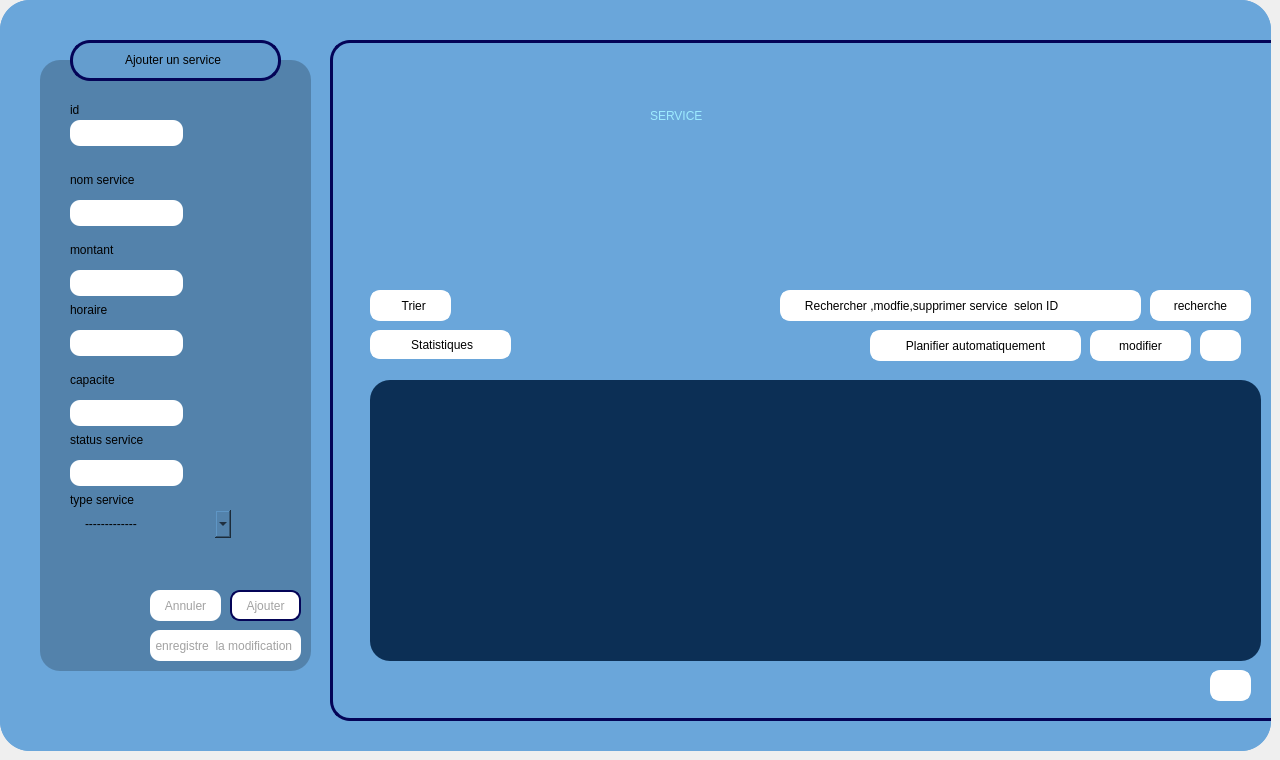
    <widget class="QWidget" name="page_service">
     <widget class="QWidget" name="Formateur_6" native="true">
      <property name="geometry">
       <rect>
        <x>0</x>
        <y>0</y>
        <width>1271</width>
        <height>751</height>
       </rect>
      </property>
      <property name="maximumSize">
       <size>
        <width>2000</width>
        <height>2000</height>
       </size>
      </property>
      <property name="baseSize">
       <size>
        <width>1000</width>
        <height>1000</height>
       </size>
      </property>
      <property name="mouseTracking">
       <bool>false</bool>
      </property>
      <property name="tabletTracking">
       <bool>false</bool>
      </property>
      <property name="autoFillBackground">
       <bool>false</bool>
      </property>
      <property name="styleSheet">
       <string notr="true">background-color: rgb(106, 166, 218);

border-radius:30px;</string>
      </property>
      <widget class="QWidget" name="Formateur_12" native="true">
       <property name="geometry">
        <rect>
         <x>0</x>
         <y>0</y>
         <width>1271</width>
         <height>751</height>
        </rect>
       </property>
       <property name="maximumSize">
        <size>
         <width>2000</width>
         <height>2000</height>
        </size>
       </property>
       <property name="baseSize">
        <size>
         <width>1000</width>
         <height>1000</height>
        </size>
       </property>
       <property name="mouseTracking">
        <bool>false</bool>
       </property>
       <property name="tabletTracking">
        <bool>false</bool>
       </property>
       <property name="autoFillBackground">
        <bool>false</bool>
       </property>
       <property name="styleSheet">
        <string notr="true">background-color: rgb(106, 166, 218);

border-radius:30px;</string>
       </property>
       <widget class="QFrame" name="frame_41">
        <property name="geometry">
         <rect>
          <x>330</x>
          <y>40</y>
          <width>1001</width>
          <height>681</height>
         </rect>
        </property>
        <property name="styleSheet">
         <string notr="true">border: 3px solid #040457;
border-radius:20px;
</string>
        </property>
        <property name="frameShape">
         <enum>QFrame::Shape::NoFrame</enum>
        </property>
        <widget class="QPushButton" name="pushButton_87">
         <property name="geometry">
          <rect>
           <x>880</x>
           <y>630</y>
           <width>41</width>
           <height>31</height>
          </rect>
         </property>
         <property name="styleSheet">
          <string notr="true">QPushButton{
background-color: rgb(255, 255, 255);
border-radius:10px;
border: 3px solid #ffffff;
}
QPushButton:hover{
	background-color: rgb(220, 220, 220);
	color: rgb(90, 90, 90);

	border-radius:10px;
}
</string>
         </property>
         <property name="text">
          <string/>
         </property>
         <property name="icon">
          <iconset>
           <normaloff>:/img/download.png</normaloff>:/img/download.png</iconset>
         </property>
        </widget>
        <widget class="QLabel" name="label_15">
         <property name="geometry">
          <rect>
           <x>320</x>
           <y>50</y>
           <width>331</width>
           <height>51</height>
          </rect>
         </property>
         <property name="styleSheet">
          <string notr="true">background-color: rgb(106, 166, 218);
color: rgb(83, 130, 171);
color: rgb(157, 235, 255);
border: none;
font: 30pt &quot;Rockwell&quot;;</string>
         </property>
         <property name="text">
          <string>SERVICE</string>
         </property>
        </widget>
        <widget class="QLineEdit" name="id2">
         <property name="geometry">
          <rect>
           <x>450</x>
           <y>250</y>
           <width>361</width>
           <height>31</height>
          </rect>
         </property>
         <property name="styleSheet">
          <string notr="true">background-color: rgb(255, 255, 255);
border-radius:10px;
border: 3px solid #ffffff;
color:balck;</string>
         </property>
         <property name="text">
          <string/>
         </property>
         <property name="placeholderText">
          <string>      Rechercher ,modfie,supprimer service  selon ID</string>
         </property>
        </widget>
        <widget class="QPushButton" name="pushButton_89">
         <property name="geometry">
          <rect>
           <x>820</x>
           <y>250</y>
           <width>101</width>
           <height>31</height>
          </rect>
         </property>
         <property name="styleSheet">
          <string notr="true">QPushButton{
background-color: rgb(255, 255, 255);
border-radius:10px;
border: 3px solid #ffffff;
color:black;
}
QPushButton:hover{
	background-color: rgb(220, 220, 220);
	color: rgb(90, 90, 90);

	border-radius:10px;
}
</string>
         </property>
         <property name="text">
          <string>recherche</string>
         </property>
         <property name="icon">
          <iconset>
           <normaloff>:/img/glass.png</normaloff>:/img/glass.png</iconset>
         </property>
         <property name="iconSize">
          <size>
           <width>20</width>
           <height>20</height>
          </size>
         </property>
        </widget>
        <widget class="QPushButton" name="pushButton_stat_13">
         <property name="geometry">
          <rect>
           <x>40</x>
           <y>290</y>
           <width>141</width>
           <height>29</height>
          </rect>
         </property>
         <property name="styleSheet">
          <string notr="true">QPushButton{
background-color: rgb(255, 255, 255);
border-radius:10px;
border: 3px solid #ffffff;
color:black;
}
QPushButton:hover{
	background-color: rgb(220, 220, 220);
	color: rgb(90, 90, 90);

	border-radius:10px;
}
</string>
         </property>
         <property name="text">
          <string> Statistiques</string>
         </property>
         <property name="icon">
          <iconset>
           <normaloff>:/img/stat.png</normaloff>:/img/stat.png</iconset>
         </property>
        </widget>
        <widget class="QPushButton" name="pushButton_91">
         <property name="geometry">
          <rect>
           <x>540</x>
           <y>290</y>
           <width>211</width>
           <height>31</height>
          </rect>
         </property>
         <property name="styleSheet">
          <string notr="true">QPushButton{
background-color: rgb(255, 255, 255);
border-radius:10px;
border: 3px solid #ffffff;
color:black;
}
QPushButton:hover{
	background-color: rgb(220, 220, 220);
	color: rgb(90, 90, 90);

	border-radius:10px;
}
</string>
         </property>
         <property name="text">
          <string>Planifier automatiquement</string>
         </property>
        </widget>
        <widget class="QPushButton" name="pushButton_90">
         <property name="geometry">
          <rect>
           <x>760</x>
           <y>290</y>
           <width>101</width>
           <height>31</height>
          </rect>
         </property>
         <property name="styleSheet">
          <string notr="true">QPushButton{
background-color: rgb(255, 255, 255);
border-radius:10px;
border: 3px solid #ffffff;
color:black;
}
QPushButton:hover{
	background-color: rgb(220, 220, 220);
	color: rgb(90, 90, 90);

	border-radius:10px;
}
</string>
         </property>
         <property name="text">
          <string>modifier</string>
         </property>
         <property name="autoRepeatInterval">
          <number>97</number>
         </property>
        </widget>
        <widget class="QPushButton" name="pushButton_92">
         <property name="geometry">
          <rect>
           <x>870</x>
           <y>290</y>
           <width>41</width>
           <height>31</height>
          </rect>
         </property>
         <property name="styleSheet">
          <string notr="true">QPushButton{
background-color: rgb(255, 255, 255);
border-radius:10px;
border:2px solid rgb(255, 255, 255)   ;
color:black;
}
QPushButton:hover{
	background-color: #ff0004;
	color: white;
    border:2px solid #ff0004 ;
	border-radius:10px  ;
}</string>
         </property>
         <property name="text">
          <string/>
         </property>
         <property name="icon">
          <iconset>
           <normaloff>:/img/poubelle.png</normaloff>:/img/poubelle.png</iconset>
         </property>
        </widget>
        <widget class="QPushButton" name="pushButton_86">
         <property name="geometry">
          <rect>
           <x>40</x>
           <y>250</y>
           <width>81</width>
           <height>31</height>
          </rect>
         </property>
         <property name="styleSheet">
          <string notr="true">QPushButton{
background-color: rgb(255, 255, 255);
border-radius:10px;
border: 3px solid #ffffff;
color:black;
}
QPushButton:hover{
	background-color: rgb(220, 220, 220);
	color: rgb(90, 90, 90);

	border-radius:10px;
}
</string>
         </property>
         <property name="text">
          <string>  Trier</string>
         </property>
         <property name="icon">
          <iconset>
           <normaloff>:/img/trie.png</normaloff>:/img/trie.png</iconset>
         </property>
         <property name="autoRepeatInterval">
          <number>97</number>
         </property>
        </widget>
        <widget class="QTableView" name="table">
         <property name="geometry">
          <rect>
           <x>40</x>
           <y>340</y>
           <width>891</width>
           <height>281</height>
          </rect>
         </property>
         <property name="styleSheet">
          <string notr="true">border:0px ;
background-color: rgb(12, 47, 85);</string>
         </property>
        </widget>
       </widget>
       <widget class="QFrame" name="frame_8">
        <property name="geometry">
         <rect>
          <x>70</x>
          <y>40</y>
          <width>211</width>
          <height>41</height>
         </rect>
        </property>
        <property name="styleSheet">
         <string notr="true">background-color: rgb(100, 157, 206);
border: 3px solid #040457;
border-radius:20px;</string>
        </property>
        <property name="frameShape">
         <enum>QFrame::Shape::NoFrame</enum>
        </property>
        <widget class="QLabel" name="label_embauhe_29">
         <property name="geometry">
          <rect>
           <x>50</x>
           <y>10</y>
           <width>121</width>
           <height>20</height>
          </rect>
         </property>
         <property name="styleSheet">
          <string notr="true">background-color: rgb(100, 157, 206);
border: 2px solid #649dce;
</string>
         </property>
         <property name="text">
          <string>Ajouter un service</string>
         </property>
        </widget>
       </widget>
       <widget class="QFrame" name="frame_7">
        <property name="geometry">
         <rect>
          <x>40</x>
          <y>60</y>
          <width>271</width>
          <height>611</height>
         </rect>
        </property>
        <property name="styleSheet">
         <string notr="true">
background-color: rgb(83, 130, 171);
border-radius:20px;

</string>
        </property>
        <property name="frameShape">
         <enum>QFrame::Shape::NoFrame</enum>
        </property>
        <widget class="QLineEdit" name="id_line">
         <property name="geometry">
          <rect>
           <x>30</x>
           <y>60</y>
           <width>113</width>
           <height>26</height>
          </rect>
         </property>
         <property name="styleSheet">
          <string notr="true">background-color: rgb(255, 255, 255);
border-radius:10px;
color:black;
</string>
         </property>
         <property name="text">
          <string/>
         </property>
         <property name="maxLength">
          <number>8</number>
         </property>
        </widget>
        <widget class="QLabel" name="label_prenom_27">
         <property name="geometry">
          <rect>
           <x>30</x>
           <y>180</y>
           <width>63</width>
           <height>20</height>
          </rect>
         </property>
         <property name="text">
          <string>montant</string>
         </property>
        </widget>
        <widget class="QLabel" name="label_cin_26">
         <property name="geometry">
          <rect>
           <x>30</x>
           <y>40</y>
           <width>31</width>
           <height>20</height>
          </rect>
         </property>
         <property name="text">
          <string>id </string>
         </property>
        </widget>
        <widget class="QLabel" name="label_cin_27">
         <property name="geometry">
          <rect>
           <x>30</x>
           <y>110</y>
           <width>111</width>
           <height>20</height>
          </rect>
         </property>
         <property name="text">
          <string>nom service</string>
         </property>
        </widget>
        <widget class="QLabel" name="label_embauhe_5">
         <property name="geometry">
          <rect>
           <x>30</x>
           <y>400</y>
           <width>131</width>
           <height>20</height>
          </rect>
         </property>
         <property name="text">
          <string/>
         </property>
        </widget>
        <widget class="QLabel" name="label_contact_35">
         <property name="geometry">
          <rect>
           <x>30</x>
           <y>240</y>
           <width>191</width>
           <height>20</height>
          </rect>
         </property>
         <property name="text">
          <string>horaire</string>
         </property>
        </widget>
        <widget class="QLabel" name="label_contact_36">
         <property name="geometry">
          <rect>
           <x>30</x>
           <y>310</y>
           <width>191</width>
           <height>20</height>
          </rect>
         </property>
         <property name="text">
          <string>capacite</string>
         </property>
        </widget>
        <widget class="QPushButton" name="pushButton_ANNULER_3">
         <property name="geometry">
          <rect>
           <x>110</x>
           <y>530</y>
           <width>71</width>
           <height>31</height>
          </rect>
         </property>
         <property name="styleSheet">
          <string notr="true">QPushButton{
background-color: rgb(255, 255, 255);
color: rgb(162, 162, 162);
border-radius:10px;
}
QPushButton:hover{
	background-color: rgb(162, 162, 162);
	color: rgb(255, 255, 255);
}



</string>
         </property>
         <property name="text">
          <string>Annuler</string>
         </property>
        </widget>
        <widget class="QPushButton" name="pushButton_AJOUTER_3">
         <property name="geometry">
          <rect>
           <x>190</x>
           <y>530</y>
           <width>71</width>
           <height>31</height>
          </rect>
         </property>
         <property name="styleSheet">
          <string notr="true">QPushButton{
background-color: rgb(255, 255, 255);
color: rgb(162, 162, 162);
border-radius:10px;
border:2px solid rgb(4, 4, 87) ;
}
QPushButton:hover{
	background-color: rgb(162, 162, 162);
	color: rgb(255, 255, 255);
}




</string>
         </property>
         <property name="text">
          <string>Ajouter</string>
         </property>
        </widget>
        <widget class="QLabel" name="label_contact_37">
         <property name="geometry">
          <rect>
           <x>30</x>
           <y>370</y>
           <width>191</width>
           <height>20</height>
          </rect>
         </property>
         <property name="text">
          <string>status service</string>
         </property>
        </widget>
        <widget class="QLabel" name="label_contact_38">
         <property name="geometry">
          <rect>
           <x>30</x>
           <y>430</y>
           <width>191</width>
           <height>20</height>
          </rect>
         </property>
         <property name="text">
          <string>type service</string>
         </property>
        </widget>
        <widget class="QComboBox" name="type_combo">
         <property name="geometry">
          <rect>
           <x>40</x>
           <y>450</y>
           <width>151</width>
           <height>28</height>
          </rect>
         </property>
         <property name="styleSheet">
          <string notr="true">border-radius:5px ;
border:solid 2px ;</string>
         </property>
         <item>
          <property name="text">
           <string>-------------</string>
          </property>
         </item>
         <item>
          <property name="text">
           <string>service de  sante</string>
          </property>
         </item>
         <item>
          <property name="text">
           <string>service de transporte</string>
          </property>
         </item>
         <item>
          <property name="text">
           <string>service de resturation</string>
          </property>
         </item>
         <item>
          <property name="text">
           <string>service de sport</string>
          </property>
         </item>
        </widget>
        <widget class="QLineEdit" name="nom_line">
         <property name="geometry">
          <rect>
           <x>30</x>
           <y>140</y>
           <width>113</width>
           <height>26</height>
          </rect>
         </property>
         <property name="styleSheet">
          <string notr="true">background-color: rgb(255, 255, 255);
border-radius:10px;
color:black;
</string>
         </property>
         <property name="text">
          <string/>
         </property>
         <property name="maxLength">
          <number>8</number>
         </property>
        </widget>
        <widget class="QLineEdit" name="montant_line">
         <property name="geometry">
          <rect>
           <x>30</x>
           <y>210</y>
           <width>113</width>
           <height>26</height>
          </rect>
         </property>
         <property name="styleSheet">
          <string notr="true">background-color: rgb(255, 255, 255);
border-radius:10px;
color:black;
</string>
         </property>
         <property name="text">
          <string/>
         </property>
         <property name="maxLength">
          <number>8</number>
         </property>
        </widget>
        <widget class="QLineEdit" name="capacite_line">
         <property name="geometry">
          <rect>
           <x>30</x>
           <y>340</y>
           <width>113</width>
           <height>26</height>
          </rect>
         </property>
         <property name="styleSheet">
          <string notr="true">background-color: rgb(255, 255, 255);
border-radius:10px;
color:black;
</string>
         </property>
         <property name="text">
          <string/>
         </property>
         <property name="maxLength">
          <number>8</number>
         </property>
        </widget>
        <widget class="QLineEdit" name="status_line">
         <property name="geometry">
          <rect>
           <x>30</x>
           <y>400</y>
           <width>113</width>
           <height>26</height>
          </rect>
         </property>
         <property name="styleSheet">
          <string notr="true">background-color: rgb(255, 255, 255);
border-radius:10px;
color:black;
</string>
         </property>
         <property name="text">
          <string/>
         </property>
         <property name="maxLength">
          <number>8</number>
         </property>
        </widget>
        <widget class="QLineEdit" name="horaire_line">
         <property name="geometry">
          <rect>
           <x>30</x>
           <y>270</y>
           <width>113</width>
           <height>26</height>
          </rect>
         </property>
         <property name="styleSheet">
          <string notr="true">background-color: rgb(255, 255, 255);
border-radius:10px;
color:black;
</string>
         </property>
         <property name="text">
          <string/>
         </property>
         <property name="maxLength">
          <number>8</number>
         </property>
        </widget>
        <widget class="QPushButton" name="pushButton_ANNULER_7">
         <property name="geometry">
          <rect>
           <x>110</x>
           <y>570</y>
           <width>151</width>
           <height>31</height>
          </rect>
         </property>
         <property name="styleSheet">
          <string notr="true">QPushButton{
background-color: rgb(255, 255, 255);
color: rgb(162, 162, 162);
border-radius:10px;
}
QPushButton:hover{
	background-color: rgb(162, 162, 162);
	color: rgb(255, 255, 255);
}



</string>
         </property>
         <property name="text">
          <string>enregistre  la modification </string>
         </property>
        </widget>
       </widget>
       <zorder>frame_41</zorder>
       <zorder>frame_7</zorder>
       <zorder>frame_8</zorder>
      </widget>
     </widget>
    </widget>
